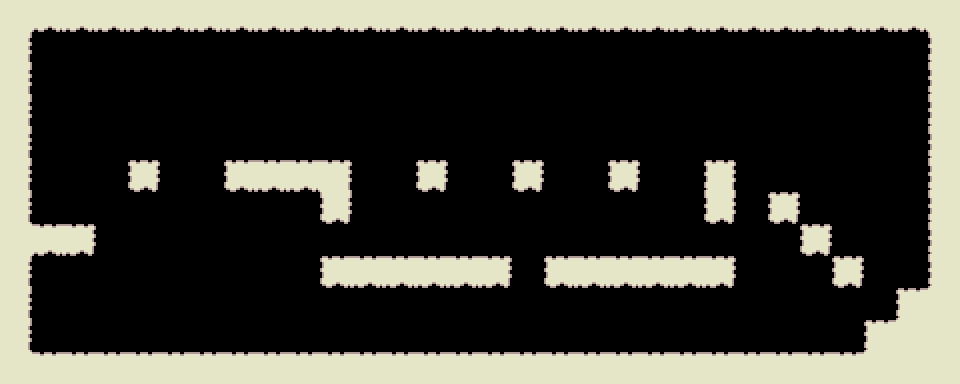

A 2D game scene composited from a Tiled map and its tileset images. What follows is a short description and the map's XML, with each tile layer's data collapsed to a summary:
An orthogonal 30x12 tile map with 32x32 px tiles, 1 tile layer (Camada de Tiles 1) and 34 objects (6x Clock, 5x Spawn).

<map version="1.0" orientation="orthogonal" width="30" height="12" tilewidth="32" tileheight="32">
 <tileset firstgid="1" name="pickleTile" tilewidth="32" tileheight="32">
  <image source="pickleTile.png" width="512" height="32" />
 </tileset>
 <objectgroup name="collision" width="30" height="12">
  <object x="32" y="0" width="1216" height="32" />
  <object x="928" y="0" width="32" height="384" />
  <object x="0" y="0" width="32" height="384" />
  <object x="32" y="224" width="64" height="32" />
  <object x="128" y="160" width="32" height="32" />
  <object x="224" y="160" width="128" height="32" />
  <object x="320" y="192" width="32" height="32" />
  <object x="416" y="160" width="32" height="32" />
  <object x="512" y="160" width="32" height="32" />
  <object x="608" y="160" width="32" height="32" />
  <object x="320" y="256" width="192" height="32" />
  <object x="544" y="256" width="192" height="32" />
  <object x="704" y="160" width="32" height="64" />
  <object x="768" y="192" width="32" height="32" />
  <object x="800" y="224" width="32" height="32" />
  <object x="832" y="256" width="32" height="32" />
  <object x="32" y="352" width="896" height="32" />
  <object x="896" y="288" width="32" height="64" />
  <object x="864" y="320" width="32" height="32" />
 </objectgroup>
 <objectgroup name="Player start" width="30" height="12">
  <object x="144" y="304">
   <ellipse />
  </object>
 </objectgroup>
 <layer name="Camada de Tiles 1" width="30" height="12">
  <data>[360 cells, 111 non-empty, 13 distinct tile ids]</data>
 </layer>
 <objectgroup name="Objects" width="30" height="12">
  <object name="Spawn" x="144" y="144">
   <properties>
    <property name="enemy" value="pillow" />
    <property name="interval" value="0.5" />
    <property name="maximum" value="1" />
    <property name="type" value="spawn" />
   </properties>
  </object>
  <object name="Clock" x="48" y="208">
   <properties>
    <property name="type" value="clock" />
   </properties>
  </object>
  <object name="Clock" x="432" y="144">
   <properties>
    <property name="type" value="clock" />
   </properties>
  </object>
  <object name="Clock" x="528" y="144">
   <properties>
    <property name="type" value="clock" />
   </properties>
  </object>
  <object name="Clock" x="624" y="144">
   <properties>
    <property name="type" value="clock" />
   </properties>
  </object>
  <object name="Clock" x="720" y="144">
   <properties>
    <property name="type" value="clock" />
   </properties>
  </object>
  <object name="Clock" x="528" y="304">
   <properties>
    <property name="type" value="clock" />
   </properties>
  </object>
  <object name="Spawn" x="432" y="208">
   <properties>
    <property name="enemy" value="cup" />
    <property name="interval" value="2" />
    <property name="maximum" value="3" />
    <property name="type" value="spawn" />
   </properties>
  </object>
  <object name="Spawn" x="624" y="208">
   <properties>
    <property name="enemy" value="cup" />
    <property name="interval" value="2" />
    <property name="maximum" value="3" />
    <property name="type" value="spawn" />
   </properties>
  </object>
  <object name="Spawn" x="528" y="208">
   <properties>
    <property name="enemy" value="sheep" />
    <property name="interval" value="4" />
    <property name="maximum" value="4" />
    <property name="type" value="spawn" />
   </properties>
  </object>
  <object name="Spawn" x="288" y="144">
   <properties>
    <property name="enemy" value="cup" />
    <property name="interval" value="3" />
    <property name="maximum" value="1" />
    <property name="type" value="spawn" />
   </properties>
  </object>
 </objectgroup>
 <objectgroup name="enemyCol" width="30" height="12">
  <object x="160" y="32" width="64" height="160" />
  <object x="96" y="32" width="32" height="192" />
  <object x="352" y="32" width="64" height="128" />
 </objectgroup>
</map>